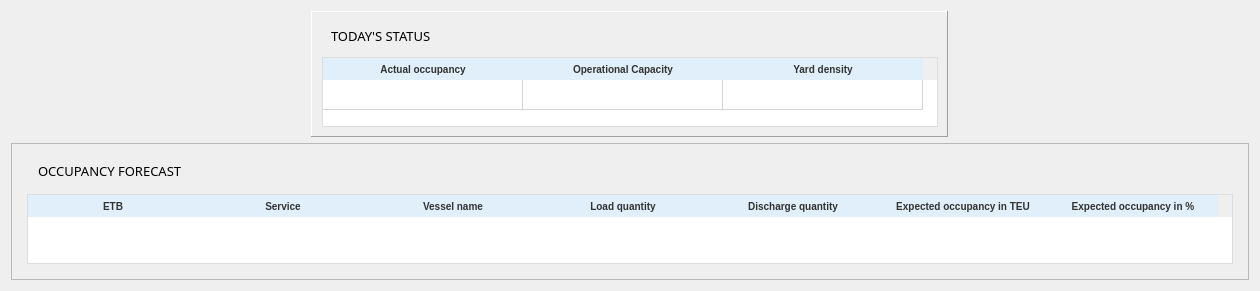
                   <widget class="QWidget" name="reportsPage">
                    <property name="styleSheet">
                     <string notr="true">            QTableWidget {
                background-color: #FFFFFF;
                border: 1px solid #DDDDDD;
                font-size: 10px;
                font-family: 'Segoe UI', Tahoma, Geneva, Verdana, sans-serif;
            }
            QHeaderView::section {
                background-color: #E0EFF9;
                color: #333333;
                padding: 2px;
                border: none;
                font-size: 10px;
                font-weight: bold;
            }
                                       
            QTableWidget::item {
                padding: 4px;
            }
QTableWidget::item:selected {
    background-color: #E3F7EB;

}
          </string>
                    </property>
                    <layout class="QVBoxLayout" name="verticalLayout_4">
                     <item alignment="Qt::AlignHCenter">
                      <widget class="QFrame" name="frame_5">
                       <property name="maximumSize">
                        <size>
                         <width>16777215</width>
                         <height>130</height>
                        </size>
                       </property>
                       <property name="frameShape">
                        <enum>QFrame::Panel</enum>
                       </property>
                       <property name="frameShadow">
                        <enum>QFrame::Raised</enum>
                       </property>
                       <property name="lineWidth">
                        <number>1</number>
                       </property>
                       <property name="midLineWidth">
                        <number>3</number>
                       </property>
                       <layout class="QVBoxLayout" name="verticalLayout_19">
                        <property name="leftMargin">
                         <number>10</number>
                        </property>
                        <item>
                         <widget class="QLabel" name="label_2">
                          <property name="font">
                           <font>
                            <family>Arial Rounded MT Bold</family>
                            <pointsize>10</pointsize>
                            <weight>50</weight>
                            <bold>false</bold>
                           </font>
                          </property>
                          <property name="styleSheet">
                           <string notr="true">padding: 6px;</string>
                          </property>
                          <property name="text">
                           <string>TODAY'S STATUS</string>
                          </property>
                         </widget>
                        </item>
                        <item alignment="Qt::AlignHCenter">
                         <widget class="QTableWidget" name="tableWidget_2">
                          <property name="maximumSize">
                           <size>
                            <width>16777215</width>
                            <height>70</height>
                           </size>
                          </property>
                          <property name="styleSheet">
                           <string notr="true" />
                          </property>
                          <property name="frameShape">
                           <enum>QFrame::NoFrame</enum>
                          </property>
                          <property name="frameShadow">
                           <enum>QFrame::Raised</enum>
                          </property>
                          <property name="lineWidth">
                           <number>0</number>
                          </property>
                          <property name="midLineWidth">
                           <number>2</number>
                          </property>
                          <property name="horizontalScrollBarPolicy">
                           <enum>Qt::ScrollBarAlwaysOff</enum>
                          </property>
                          <property name="sizeAdjustPolicy">
                           <enum>QAbstractScrollArea::AdjustToContents</enum>
                          </property>
                          <property name="editTriggers">
                           <set>QAbstractItemView::CurrentChanged|QAbstractItemView::DoubleClicked|QAbstractItemView::EditKeyPressed|QAbstractItemView::SelectedClicked</set>
                          </property>
                          <property name="dragDropOverwriteMode">
                           <bool>false</bool>
                          </property>
                          <property name="alternatingRowColors">
                           <bool>true</bool>
                          </property>
                          <property name="selectionMode">
                           <enum>QAbstractItemView::SingleSelection</enum>
                          </property>
                          <property name="selectionBehavior">
                           <enum>QAbstractItemView::SelectColumns</enum>
                          </property>
                          <property name="rowCount">
                           <number>1</number>
                          </property>
                          <attribute name="horizontalHeaderDefaultSectionSize">
                           <number>200</number>
                          </attribute>
                          <attribute name="horizontalHeaderMinimumSectionSize">
                           <number>30</number>
                          </attribute>
                          <attribute name="verticalHeaderVisible">
                           <bool>false</bool>
                          </attribute>
                          <row />
                          <column>
                           <property name="text">
                            <string>Actual occupancy</string>
                           </property>
                          </column>
                          <column>
                           <property name="text">
                            <string>Operational Capacity</string>
                           </property>
                          </column>
                          <column>
                           <property name="text">
                            <string>Yard density</string>
                           </property>
                          </column>
                         </widget>
                        </item>
                       </layout>
                      </widget>
                     </item>
                     <item alignment="Qt::AlignHCenter">
                      <widget class="QFrame" name="frame_6">
                       <property name="frameShape">
                        <enum>QFrame::StyledPanel</enum>
                       </property>
                       <property name="frameShadow">
                        <enum>QFrame::Raised</enum>
                       </property>
                       <property name="lineWidth">
                        <number>2</number>
                       </property>
                       <property name="midLineWidth">
                        <number>3</number>
                       </property>
                       <layout class="QVBoxLayout" name="verticalLayout_20">
                        <property name="spacing">
                         <number>6</number>
                        </property>
                        <property name="leftMargin">
                         <number>15</number>
                        </property>
                        <property name="topMargin">
                         <number>10</number>
                        </property>
                        <property name="rightMargin">
                         <number>15</number>
                        </property>
                        <property name="bottomMargin">
                         <number>15</number>
                        </property>
                        <item>
                         <widget class="QLabel" name="label_4">
                          <property name="font">
                           <font>
                            <family>Arial Rounded MT Bold</family>
                            <pointsize>10</pointsize>
                           </font>
                          </property>
                          <property name="styleSheet">
                           <string notr="true">padding: 8px;</string>
                          </property>
                          <property name="text">
                           <string>OCCUPANCY FORECAST</string>
                          </property>
                         </widget>
                        </item>
                        <item>
                         <widget class="QTableWidget" name="tableWidget">
                          <property name="sizePolicy">
                           <sizepolicy hsizetype="Expanding" vsizetype="Expanding">
                            <horstretch>40</horstretch>
                            <verstretch>0</verstretch>
                           </sizepolicy>
                          </property>
                          <property name="palette">
                           <palette>
                            <active>
                             <colorrole role="Button">
                              <brush brushstyle="SolidPattern">
                               <color alpha="255">
                                <red>255</red>
                                <green>255</green>
                                <blue>255</blue>
                               </color>
                              </brush>
                             </colorrole>
                             <colorrole role="Base">
                              <brush brushstyle="SolidPattern">
                               <color alpha="255">
                                <red>255</red>
                                <green>255</green>
                                <blue>255</blue>
                               </color>
                              </brush>
                             </colorrole>
                             <colorrole role="Window">
                              <brush brushstyle="SolidPattern">
                               <color alpha="255">
                                <red>255</red>
                                <green>255</green>
                                <blue>255</blue>
                               </color>
                              </brush>
                             </colorrole>
                            </active>
                            <inactive>
                             <colorrole role="Button">
                              <brush brushstyle="SolidPattern">
                               <color alpha="255">
                                <red>255</red>
                                <green>255</green>
                                <blue>255</blue>
                               </color>
                              </brush>
                             </colorrole>
                             <colorrole role="Base">
                              <brush brushstyle="SolidPattern">
                               <color alpha="255">
                                <red>255</red>
                                <green>255</green>
                                <blue>255</blue>
                               </color>
                              </brush>
                             </colorrole>
                             <colorrole role="Window">
                              <brush brushstyle="SolidPattern">
                               <color alpha="255">
                                <red>255</red>
                                <green>255</green>
                                <blue>255</blue>
                               </color>
                              </brush>
                             </colorrole>
                            </inactive>
                            <disabled>
                             <colorrole role="Button">
                              <brush brushstyle="SolidPattern">
                               <color alpha="255">
                                <red>255</red>
                                <green>255</green>
                                <blue>255</blue>
                               </color>
                              </brush>
                             </colorrole>
                             <colorrole role="Base">
                              <brush brushstyle="SolidPattern">
                               <color alpha="255">
                                <red>255</red>
                                <green>255</green>
                                <blue>255</blue>
                               </color>
                              </brush>
                             </colorrole>
                             <colorrole role="Window">
                              <brush brushstyle="SolidPattern">
                               <color alpha="255">
                                <red>255</red>
                                <green>255</green>
                                <blue>255</blue>
                               </color>
                              </brush>
                             </colorrole>
                            </disabled>
                           </palette>
                          </property>
                          <property name="font">
                           <font>
                            <family>Segoe UI,Tahoma,Geneva,Verdana,sans-serif</family>
                            <pointsize>-1</pointsize>
                           </font>
                          </property>
                          <property name="styleSheet">
                           <string notr="true" />
                          </property>
                          <property name="frameShape">
                           <enum>QFrame::Box</enum>
                          </property>
                          <property name="frameShadow">
                           <enum>QFrame::Sunken</enum>
                          </property>
                          <property name="lineWidth">
                           <number>2</number>
                          </property>
                          <property name="midLineWidth">
                           <number>2</number>
                          </property>
                          <property name="horizontalScrollBarPolicy">
                           <enum>Qt::ScrollBarAlwaysOff</enum>
                          </property>
                          <property name="sizeAdjustPolicy">
                           <enum>QAbstractScrollArea::AdjustToContents</enum>
                          </property>
                          <property name="autoScrollMargin">
                           <number>20</number>
                          </property>
                          <property name="editTriggers">
                           <set>QAbstractItemView::NoEditTriggers</set>
                          </property>
                          <property name="alternatingRowColors">
                           <bool>true</bool>
                          </property>
                          <property name="selectionMode">
                           <enum>QAbstractItemView::SingleSelection</enum>
                          </property>
                          <property name="selectionBehavior">
                           <enum>QAbstractItemView::SelectRows</enum>
                          </property>
                          <property name="showGrid">
                           <bool>true</bool>
                          </property>
                          <property name="gridStyle">
                           <enum>Qt::SolidLine</enum>
                          </property>
                          <property name="sortingEnabled">
                           <bool>true</bool>
                          </property>
                          <property name="wordWrap">
                           <bool>false</bool>
                          </property>
                          <attribute name="horizontalHeaderCascadingSectionResizes">
                           <bool>false</bool>
                          </attribute>
                          <attribute name="horizontalHeaderDefaultSectionSize">
                           <number>170</number>
                          </attribute>
                          <attribute name="horizontalHeaderHighlightSections">
                           <bool>true</bool>
                          </attribute>
                          <attribute name="horizontalHeaderMinimumSectionSize">
                           <number>30</number>
                          </attribute>
                          <attribute name="horizontalHeaderShowSortIndicator" stdset="0">
                           <bool>true</bool>
                          </attribute>
                          <attribute name="horizontalHeaderStretchLastSection">
                           <bool>false</bool>
                          </attribute>
                          <attribute name="verticalHeaderVisible">
                           <bool>false</bool>
                          </attribute>
                          <attribute name="verticalHeaderCascadingSectionResizes">
                           <bool>false</bool>
                          </attribute>
                          <attribute name="verticalHeaderShowSortIndicator" stdset="0">
                           <bool>false</bool>
                          </attribute>
                          <column>
                           <property name="text">
                            <string>ETB</string>
                           </property>
                          </column>
                          <column>
                           <property name="text">
                            <string>Service</string>
                           </property>
                          </column>
                          <column>
                           <property name="text">
                            <string>Vessel name</string>
                           </property>
                          </column>
                          <column>
                           <property name="text">
                            <string>Load quantity</string>
                           </property>
                          </column>
                          <column>
                           <property name="text">
                            <string>Discharge quantity</string>
                           </property>
                          </column>
                          <column>
                           <property name="text">
                            <string>Expected occupancy in TEU</string>
                           </property>
                          </column>
                          <column>
                           <property name="text">
                            <string>Expected occupancy in %</string>
                           </property>
                          </column>
                         </widget>
                        </item>
                       </layout>
                      </widget>
                     </item>
                    </layout>
                   </widget>
